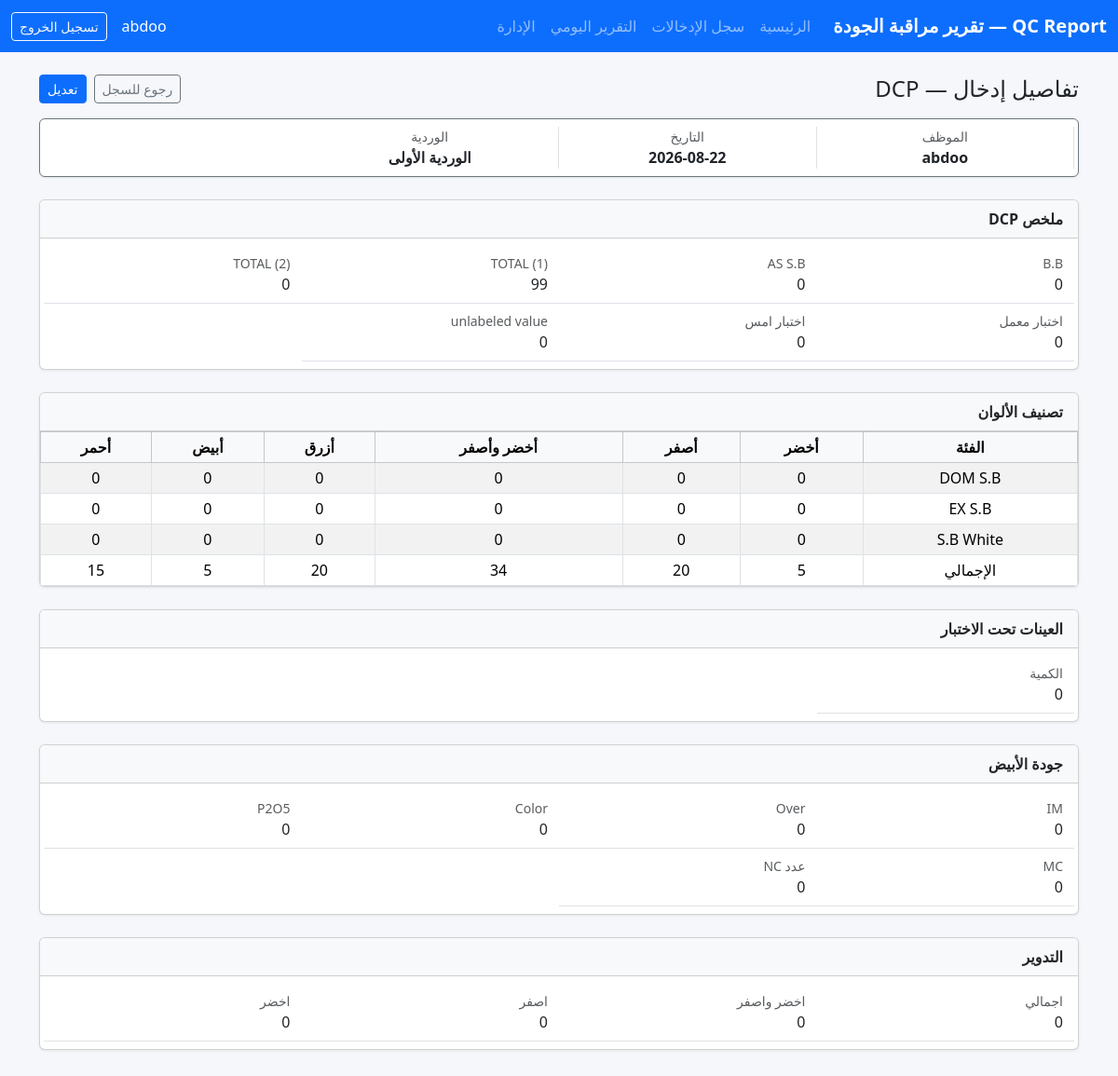
Page /records/2/ (signed in) on the committed database.
### qc_report/models.py (models this page shows, shortened)
class User(AbstractUser):
    assigned_unit = models.CharField(
        "الوحدة المسند إليها",
        max_length=20,
        choices=Unit.choices,
        null=True,
        blank=True,
    )
    @property
    def is_manager(self):
        return self.is_staff or self.is_superuser or self.assigned_unit is None

class ShiftEntry(models.Model):
    unit = models.CharField("الوحدة", max_length=20, choices=Unit.choices)
    entry_date = models.DateField("التاريخ")
    shift = models.CharField("الوردية", max_length=10, choices=Shift.choices)
    submitted_by = models.ForeignKey(
        settings.AUTH_USER_MODEL,
        verbose_name="أدخلها",
        on_delete=models.CASCADE,
        related_name="shift_entries",
    )
    submitted_at = models.DateTimeField("وقت الإدخال", auto_now_add=True)
    general_notes = models.TextField("ملاحظات عامة", blank=True)
    class Meta:
        constraints = [
            models.UniqueConstraint(
                fields=["unit", "entry_date", "shift"],
                name="unique_shift_per_unit_per_day",
            )
        ]
        ordering = ["entry_date", "unit", "shift"]

### qc_report/views.py (the view)
# urls.py: path("records/<int:pk>/", views.record_detail, name="record_detail"),
@login_required
def record_detail(request, pk):
    entry = get_object_or_404(
        ShiftEntry.objects.select_related("submitted_by"), pk=pk
    )
    if not (request.user.is_manager or entry.submitted_by == request.user
            or entry.unit == request.user.assigned_unit):
        messages.error(request, "لا تملك صلاحية عرض هذا الإدخال.")
        return redirect("dashboard")
    can_edit = request.user.is_manager or entry.submitted_by == request.user
    return render(
        request,
        "record_detail.html",
        {
            "entry": entry,
            "unit_label": unit_label(entry.unit),
            "can_edit": can_edit,
            "sections": entry_tables(entry),
        },
    )

### qc_report/converters.py (called while the page is built)
    def to_url(self, value):
        return value.strftime("%Y-%m-%d")

### qc_report/views.py (called while the page is built)
def unit_label(unit):
    return dict(ShiftEntry._meta.get_field("unit").choices)[unit]

def _format_field_value(field, value):
    if value is None or value == "":
        return "—"
    if getattr(field, "choices", None):
        return dict(field.choices).get(value, str(value))
    if isinstance(value, Decimal):
        return f"{value:f}".rstrip("0").rstrip(".") if "." in f"{value:f}" else f"{value:f}"
    return str(value)

### templates/record_detail.html (shortened to what this page needs)
{% extends "base.html" %}
{% block content %}
<div class="d-flex justify-content-between align-items-center mb-3">
  <h1 class="h4 mb-0">تفاصيل إدخال — {{ unit_label }}</h1>
  <div class="no-print d-flex gap-2">
    <a href="{% url 'records' %}" class="btn btn-outline-secondary btn-sm">رجوع للسجل</a>
    {% if can_edit %}
      <a href="{% url 'entry_edit' entry.unit entry.entry_date entry.shift %}"
         class="btn btn-primary btn-sm">تعديل</a>
    {% endif %}
  </div>
</div>
<div class="card mb-4 border-secondary">
  <div class="card-body py-2">
    <div class="row text-center">
      <div class="col-6 col-md-3 border-start">
        <small class="text-muted d-block">الموظف</small>
        <strong>{{ entry.submitted_by.get_full_name|default:entry.submitted_by.username }}</strong>
      </div>
      <div class="col-6 col-md-3 border-start">
        <small class="text-muted d-block">التاريخ</small>
        <strong>{{ entry.entry_date|date:"Y-m-d" }}</strong>
      </div>
      <div class="col-6 col-md-3 border-start">
        <small class="text-muted d-block">الوردية</small>
        <strong>{{ entry.get_shift_display }}</strong>
      </div>
    </div>
  </div>
</div>
{% for s in sections %}
  {% if s.pairs %}
    <div class="card mb-4">
      <div class="card-header bg-light fw-bold">{{ s.title }}</div>
      <div class="card-body py-2">
        <div class="row">
          {% for p in s.pairs %}
            <div class="col-6 col-md-3 border-bottom py-2">
              <small class="text-muted d-block">{{ p.label }}</small>
              {{ p.value }}
            </div>
          {% endfor %}
        </div>
      </div>
    </div>
  {% else %}
    <div class="card mb-4">
      <div class="card-header bg-light fw-bold">{{ s.title }}</div>
      <div class="table-responsive">
        <table class="table table-bordered table-striped table-sm mb-0 text-center">
          <thead class="table-light">
            <tr>{% for h in s.headers %}<th>{{ h }}</th>{% endfor %}</tr>
          </thead>
          <tbody>
            {% for row in s.rows %}
              <tr>{% for cell in row %}<td>{{ cell }}</td>{% endfor %}</tr>
            {% endfor %}
          </tbody>
        </table>
      </div>
    </div>
  {% endif %}
{% empty %}
  <div class="alert alert-info">لا توجد بيانات مسجلة في هذا الإدخال.</div>
{% endfor %}
{% endblock %}

### templates/base.html (shortened to what this page needs)
{% load static %}
<!DOCTYPE html>
<html lang="ar" dir="rtl">
<head>
  <link href="https://cdn.jsdelivr.net/npm/bootstrap@5.3.3/dist/css/bootstrap.rtl.min.css" rel="stylesheet">
</head>
<body>
<nav class="navbar navbar-expand-lg navbar-dark bg-primary no-print">
  <div class="container-fluid">
    <a class="navbar-brand" href="{% url 'dashboard' %}">QC Report — تقرير مراقبة الجودة</a>
    <div class="collapse navbar-collapse" id="mainNav">
      <ul class="navbar-nav me-auto">
        <li class="nav-item"><a class="nav-link" href="{% url 'dashboard' %}">الرئيسية</a></li>
        <li class="nav-item"><a class="nav-link" href="{% url 'records' %}">سجل الإدخالات</a></li>
        {% if user.is_manager %}
          <li class="nav-item"><a class="nav-link" href="{% url 'report_today' %}">التقرير اليومي</a></li>
          <li class="nav-item"><a class="nav-link" href="/admin/">الإدارة</a></li>
        {% endif %}
      </ul>
      {% if user.is_authenticated %}
        <span class="navbar-text text-white me-3">{{ user.username }}</span>
        <form method="post" action="{% url 'logout' %}" class="d-inline">
          <button class="btn btn-outline-light btn-sm" type="submit">تسجيل الخروج</button>
        </form>
      {% endif %}
    </div>
  </div>
</nav>
<main class="container py-4">
  {% block content %}{% endblock %}
</main>
</body>
</html>

### templates/base.html (style rules this page uses)
body { background-color: #f6f7fb; }
.navbar-brand { font-weight: bold; }
.card { box-shadow: 0 1px 3px rgba(0,0,0,.08); }
.table th, .table td { vertical-align: middle; }

### rows in the picture
User: username "abdoo"
ShiftEntry: unit "DCP", submitted_by.get_full_name "abdoo", entry_date "2026-08-22", shift "الوردية الأولى"

### other values in the picture
{{ s.title }} "ملخص DCP" "العينات تحت الاختبار" "جودة الأبيض" "التدوير"
{{ p.label }} "B.B" "AS S.B" "TOTAL (1)" "TOTAL (2)" "اختبار معمل" "اختبار امس" "unlabeled value" "الكمية" "IM" "Over" "Color" "P2O5" "MC" "عدد NC" "اجمالي" "اخضر واصفر" "اصفر" "اخضر"
{{ p.value }} "0" "0" "99" "0" "0" "0" "0" "0" "0" "0" "0" "0" "0" "0" "0" "0" "0" "0"
{{ s.title }} "تصنيف الألوان"
{{ h }} "الفئة" "أخضر" "أصفر" "أخضر وأصفر" "أزرق" "أبيض" "أحمر"
{{ cell }} "DOM S.B" "0" "0" "0" "0" "0" "0" "EX S.B" "0" "0" "0" "0" "0" "0" "S.B White" "0" "0" "0" "0" "0" "0" "الإجمالي" "5" "20" "34" "20" "5" "15"
